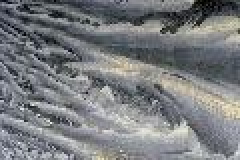
#> input picture DB_Clustering/DB_Clustering/2Classes/350009.jpg, 120 x 80 px (shown 2 times larger); its folder holds only this picture in this run
$ jupyter execute --allow-errors iM.ipynb   (older library calls are emulated)
#> lines starting #> are read from the running program, lines starting #| are printed output that depends on the picture; after the words box and inside, x2 and y2 are one past the last pixel; in counts of white or black regions, pixels touching at a corner belong together
### DB_Clustering/DB_Clustering/getFeatures.py
# -*- coding: utf-8 -*-
"""
Created on Sun Oct 13 18:22:41 2019

@author: pc
"""

import numpy as np
import cv2
import imutils

class ColorDescriptor:
	def __init__(self, bins):
#> further down, imageR is the input picture: shape (80, 120, 3); mean B, G, R 127.1, 124.3, 121.8
		self.bins = bins

	def describe(self, image):
		# convertire l image de RVB ====> HSV
		image = cv2.cvtColor(image, cv2.COLOR_BGR2HSV)
#> image: shape (80, 120, 3); mean H, S, V 92.4, 21.7, 129.2
		vectDescripteur = []

		# calculer le centre d'image
		(h, w) = image.shape[:2]
#> h = 80; w = 120
		(cX, cY) = (int(w * 0.5), int(h * 0.5))
#> cX = 60; cY = 40

        #diviser l'image en 4 rectangle
		segments = [(0, cX, 0, cY), (cX, w, 0, cY), (cX, w, cY, h),
			(0, cX, cY, h)]

		# boucler sur le segment
		for (startX, endX, startY, endY) in segments:
			# construire un masque pour chaque coin de l'image
			cornerMask = np.zeros(image.shape[:2], dtype = "uint8")
			cv2.rectangle(cornerMask, (startX, startY), (endX, endY), 255, -1)

            #extraire l'histogramme d'image et modifier le vecteur descripteur
			hist = self.histogram(image, cornerMask)
			vectDescripteur.extend(hist)
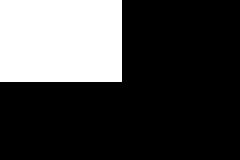
#> cornerMask: shape (80, 120) (shown 2 times larger); 26.1% white; 1 white region, box (x1, y1, x2, y2) and area: (0, 0, 61, 41) 2501
#> after the loop, vectDescripteur = []


		# retourner le vecteur descripteur
		return vectDescripteur

	def histogram(self, image, mask):
        #extraire l'histogramme 3D de la region masqué d'image
		hist = cv2.calcHist([image], [0, 1, 2], mask, self.bins,
			[0, 255, 0, 256, 0, 256])

		#normalizer l'histogramme si la version de openCV est OpenCV 2.4
		if imutils.is_cv2():
			hist = cv2.normalize(hist).flatten()

		#normalizer l'histogramme si la version de openCV est 3+
		else:
			hist = cv2.normalize(hist, hist).flatten()

		# retourner l'histogramme
		return hist

### DB_Clustering/DB_Clustering/iM.ipynb
[cell 1]
import glob
import csv
from getFeatures import ColorDescriptor
import cv2
import os
import numpy as np

[cell 2]
files = []
liste=[]
X=[]
name=[]
images=glob.glob('2Classes/*.jpg')
cd = ColorDescriptor((100, 100, 100))

#> (the rest of this cell did not finish here and is left out)

[cell 3]
from sklearn.cluster import KMeans
import numpy as np

#> (the rest of this cell did not finish here and is left out)
